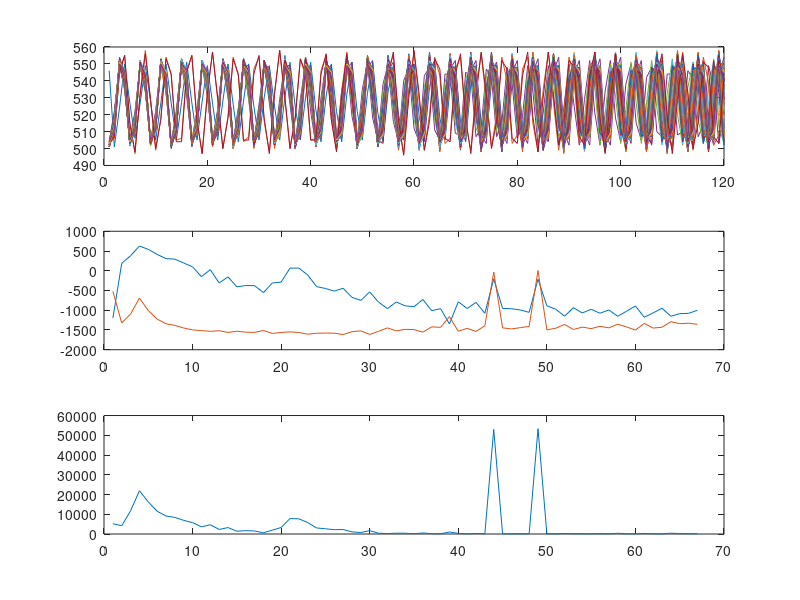

MATLAB code to generate this figure:
% data sampled by arduino
d=load('out.csv');

% this plot demonstrates the need to measure the rotation
% period after/before each period
subplot(3,1,1);
plot(d');

% demodulate
n=size(d,2);
t=0:(n-1);
I=sin(2*pi*t/4);
Q=cos(2*pi*t/4);
D=d*[I',Q'];

% show demodulated values over time
subplot(3,1,2);
plot(D);

% plot energy not accounted for in the demodulated values
m=mean(d,2);
e=D*[I;Q]/n*2;
r=d-e-m;
subplot(3,1,3);
plot(sum(r.*r,2))

